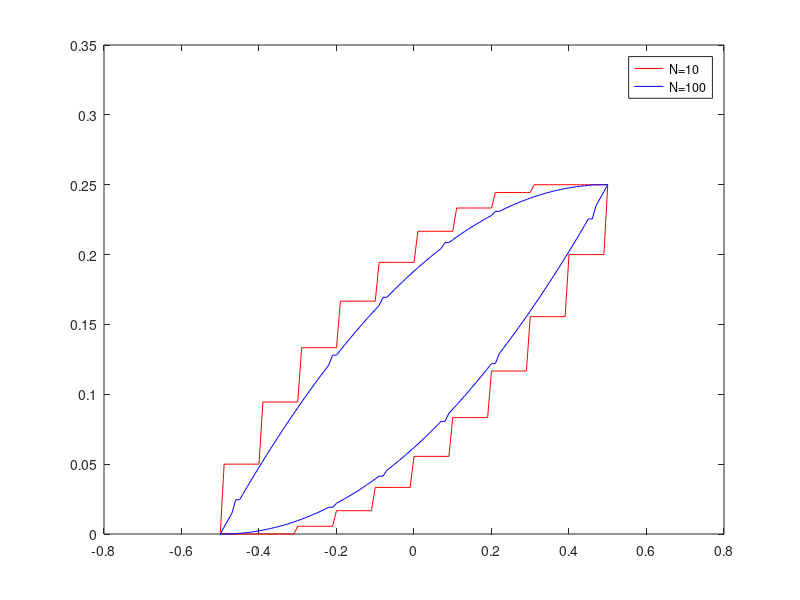

This figure's MATLAB source:
%建立preisach模型

%written by Y. L. Zhang, Email: iLoveMatlab@gmail.com
%Give you feedbackat: http://www.ilovematlab.cn/thread-55205-1-1.html



%% Let N=10
clear
N=10; %this control the plane size

%generate the alpha-beta plane;
[a b]=meshgrid(-0.5:1/N:0.5,0.5:-1/N:-0.5);


x=-0.5:0.01:0.5;
y=zeros(1,length(x));
x_old=-0.6;
counter=1;
w=1/(N*(N-1))/2;


%x increases
for i=1:1:length(x)
    for j=1:N-1
        for k=1:N-j
            if x(i)>=b(j,k)
                temp=1;
            elseif x(i)<=a(j,k)
                 temp=0;
            else
                if x_old<=a(j,k)
                    temp=0;
                elseif x_old>=b(j,k)
                    temp=1;
                end
            end
            y(counter)=y(counter)+temp*w;
        end
    end
    counter=counter+1;
end
% figure
% % plot(x,y,'r')
x1=x;
y1=y;

%x decreases
x=0.5:-0.01:-0.5;
y=zeros(1,length(x));
x_old=0.6;
counter=1;

for i=1:1:length(x)
    for j=1:N-1
        for k=1:N-j
            if x(i)>=b(j,k)
                temp=1;
            elseif x(i)<=a(j,k)
                 temp=0;
            else
                if x_old<=a(j,k)
                    temp=0;
                elseif x_old>=b(j,k)
                    temp=1;
                end
            end
            y(counter)=y(counter)+temp*w;
        end
    end
    counter=counter+1;
end
figure
plot([x1 x],[y1 y],'r');



%% Let N=100

N=100; %this control the plane size
[a b]=meshgrid(-0.5:1/N:0.5,0.5:-1/N:-0.5);%generate the alpha-beta plane;


x=-0.5:0.01:0.5;
y=zeros(1,length(x));
x_old=-0.6;
counter=1;
w=1/(N*(N-1))/2;

%x increases
for i=1:1:length(x)
    for j=1:N-1
        for k=1:N-j
            if x(i)>=b(j,k)
                temp=1;
            elseif x(i)<=a(j,k)
                 temp=0;
            else
                if x_old<=a(j,k)
                    temp=0;
                elseif x_old>=b(j,k)
                    temp=1;
                end
            end
            y(counter)=y(counter)+temp*w;
        end
    end
    counter=counter+1;
end
% hold on
% plot(x,y,'b')

x1=x;
y1=y;

x=0.5:-0.01:-0.5;
y=zeros(1,length(x));
x_old=0.6;
counter=1;

%x decreases
for i=1:1:length(x)
    for j=1:N-1
        for k=1:N-j
            if x(i)>=b(j,k)
                temp=1;
            elseif x(i)<=a(j,k)
                 temp=0;
            else
                if x_old<=a(j,k)
                    temp=0;
                elseif x_old>=b(j,k)
                    temp=1;
                end
            end
            y(counter)=y(counter)+temp*w;
        end
    end
    counter=counter+1;
end
hold on
plot([x1 x],[y1 y],'b');

legend('N=10', 'N=100');
